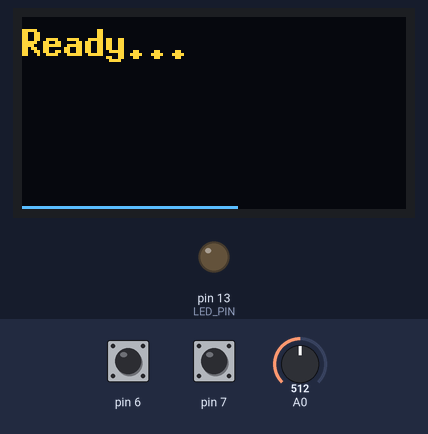
A sketch run on a simulated Arduino Leonardo, built with avr-gcc and run on an emulated ATmega32U4. Parts: 128×64 one-colour display, output pins drawn as LEDs (lit = HIGH). The test bench sets the inputs (shaded band); at power-on: pin 7 HIGH, pin 6 HIGH, A0 = 512. The OLED is the two-colour kind (top 16 rows yellow); random numbers use the default seed unless the sketch sets one; USB keyboard and mouse output is not drawn; what the sketch prints to the serial monitor is not drawn.

Above: at 1.4 s.
1.5 s: pin 7 pulled LOW for 0.15 s
At 2.1 s:
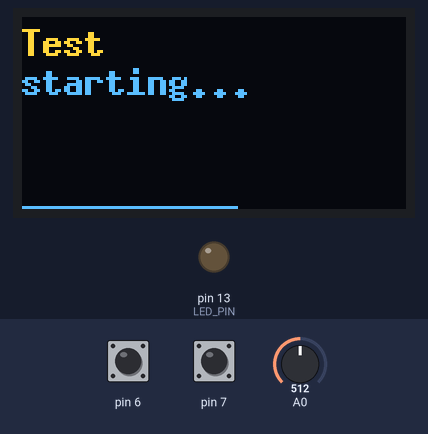
4.6 s: pin 6 pulled LOW for 0.15 s
At 6.1 s:
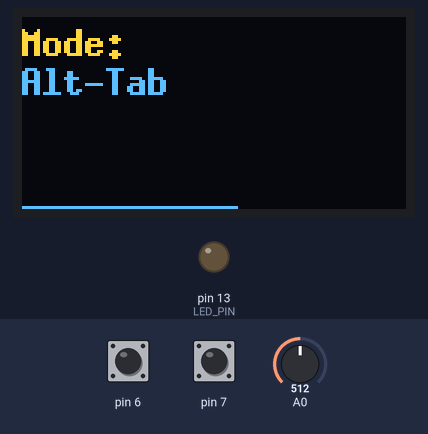
6.4 s: pin 6 pulled LOW for 0.15 s
At 7.6 s:
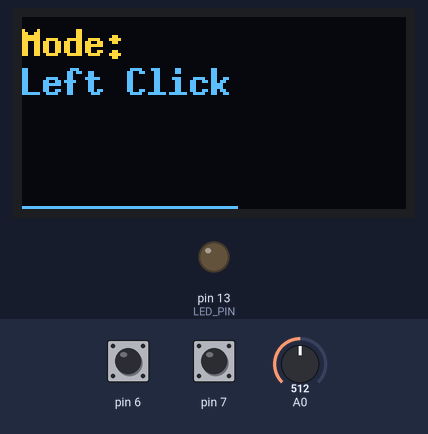
8.2 s: pin 6 pulled LOW for 0.15 s
At 9.7 s:
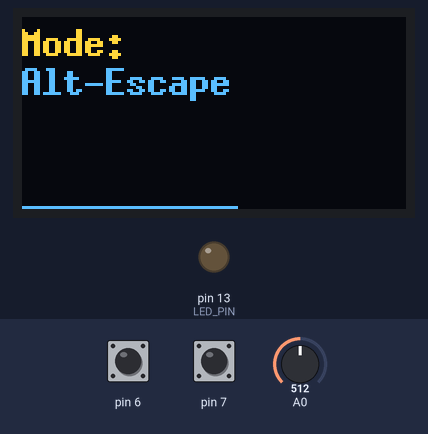
10.0 s: pin 6 pulled LOW for 0.15 s
At 10.7 s:
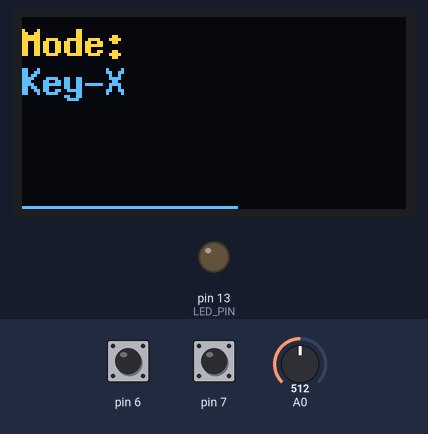
11.8 s: pin 7 pulled LOW for 3.2 s
At 18.9 s:
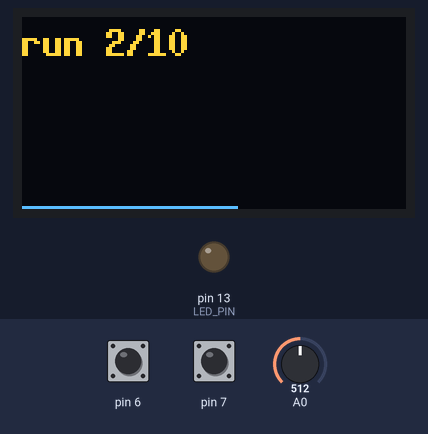
Timing chart, 0 to 40.5 s (numbered marks = the images above; inputs shaded):
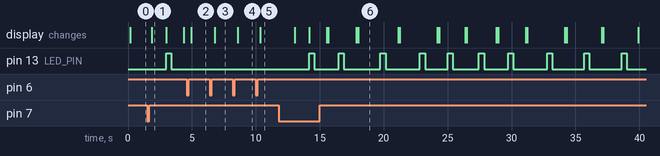

Measured:
- after the input at 1.5 s, pin 13 (LED_PIN): LOW → HIGH after 1.5 s, → LOW 0.40 s later; the display: changes after 0.37 s (image 1)
- after the input at 4.6 s, the display: changes after 0.35 s (image 2)
- after the input at 6.4 s, the display: changes after 0.39 s (image 3)
- after the input at 8.2 s, the display: changes after 0.38 s (image 4)
- after the input at 10.0 s, the display: changes after 0.33 s (image 5)
- after the input at 11.8 s, pin 13 (LED_PIN): LOW → HIGH after 2.4 s, → LOW 0.40 s later, → HIGH 1.9 s later, → LOW 0.40 s later, … (20 changes in this stretch); the display: first changes after 1.2 s (image 6 shows a later state)
- what the display in image 1 shows lasts 1.1 s, from 1.9 s to 3.0 s

The sketch:

lagmeter.ino
```cpp
// libs required:
// u8g2 (display)
// AceButton (pushbuttons)


#include <Arduino.h>
#include <Keyboard.h>
#include <Mouse.h>
#include <Wire.h>
#include <U8g2lib.h>
#include <AceButton.h>

using namespace ace_button;

#define SYNC_TIMEOUT_MILLIS 1000

#define SAMPLE_BUFFER_LENGTH 200  // not much memory on arduino!
#define MULTI_RUN_LENGTH 10
#define LED_PIN 13 // going to light this while the capture's active - helpful for debugging and calibration

// OLED display
U8G2_SSD1306_128X64_NONAME_1_HW_I2C u8g2(U8G2_R0, /* reset=*/ U8X8_PIN_NONE);

// Target interval for light capture measurements
const int sampleInterval = 2000; // micros - approx

// How long to busy sample the sensor (then applies mean)
const int sampleDuration = 1000;

typedef struct datapoint {
  uint16_t timestamp;
  uint8_t value;
} datapoint_t;

// Global state for the light-level capture buffer
long t0 = 0;
int writePosition = SAMPLE_BUFFER_LENGTH ;
datapoint_t captureBuffer[SAMPLE_BUFFER_LENGTH];

// OLED display status messages
char msgBufferA[17];
char msgBufferB[17];

AceButton startCaptureButton(7);
AceButton modeButton(6);
AceButton* buttons[] = {
  &startCaptureButton,
  &modeButton
};

int runsToDo = 0;
int currentRun = 0;

float multiRunLagSum = 0;
float multiRunLagSumSq = 0;
int multiRunLagCount = 0;


enum class Mode {
  KeyboardX,
  AltTab,
  LeftClick,
  AltEscape, // AltEscape is next window switching - faster than alt tab (use shift to go back!)
  Count
};

Mode currentMode = Mode::KeyboardX;

void nextMode() {
  currentMode = static_cast<Mode>((static_cast<int>(currentMode) + 1) % static_cast<int>(Mode::Count));
  writeScreenMessage("Mode:", getModeDescription(currentMode));
}

const char* getModeDescription(Mode m) {
  switch(m) {
    case Mode::KeyboardX:
      return "Key-X";
    case Mode::AltTab:
      return "Alt-Tab";
    case Mode::LeftClick:
      return "Left Click";
    case Mode::AltEscape:
      return "Alt-Escape";
  }
}

void handleButtonEvent(AceButton* pButton, uint8_t eventType, uint8_t /*buttonState*/) {
  if(pButton == &startCaptureButton) {
    switch (eventType) {
      case AceButton::kEventClicked:
        startTest(1);
        break;
      case AceButton::kEventLongPressed:
        startTest(MULTI_RUN_LENGTH);
        break;
    }
  } else if(pButton == &modeButton) {
    switch (eventType) {
       case AceButton::kEventClicked:
        nextMode();
        break;
    }
  }
}


void setup() {
  for(auto pButton : buttons) {
    pinMode(pButton->getPin(), INPUT_PULLUP);
    pButton->setEventHandler(handleButtonEvent);
    ButtonConfig* buttonConfig = pButton->getButtonConfig();
    buttonConfig->setEventHandler(handleButtonEvent);
    buttonConfig->setFeature(ButtonConfig::kFeatureClick);
    buttonConfig->setFeature(ButtonConfig::kFeatureLongPress);
    buttonConfig->setFeature(ButtonConfig::kFeatureSuppressAfterClick);
  }

  u8g2.begin();

  Serial.begin(115200);
  Keyboard.begin();
  Mouse.begin();

  clearCaptureBuffer();
  writeScreenMessage("Ready...", "");
  drawScreen();

  pinMode(LED_PIN, OUTPUT);
  digitalWrite(LED_PIN, LOW);
}

void writeScreenMessage(const char* line1, const char* line2) {
  snprintf(msgBufferA, sizeof(msgBufferA), line1);
  snprintf(msgBufferB, sizeof(msgBufferB), line2);
  drawScreen();
}

void clearCaptureBuffer() {
   memset(captureBuffer, 0, sizeof(captureBuffer));
}

void drawScreen() {
  u8g2.firstPage();
  do {
    // Write some messsages
    u8g2.setFont(u8g2_font_7x13B_tf);
    u8g2.drawStr(0,13, msgBufferA);
    u8g2.drawStr(0,26, msgBufferB);

    // Draw a tiny chart
    int nWidth = 72;
    int nHeight = 32;
    int range = 1;

    int minValue = 1024;
    int maxValue = -1;

    for(int n=0;n<SAMPLE_BUFFER_LENGTH;++n) {
      int val = captureBuffer[n].value;
      minValue = min(minValue, val);
      maxValue = max(maxValue, val);
    }

    range = max(maxValue - minValue, 32);
    for(int x=0;x<nWidth;++x) {
        int nSample = (SAMPLE_BUFFER_LENGTH * x) / nWidth;
        int value = captureBuffer[nSample].value;
        int y = (value - minValue) * 32 / range;
        u8g2.drawPixel(x, 63 - y);
    }
  } while(u8g2.nextPage() );
}


// Read a line from serial up to \n with a timeout
unsigned int serialReadLn(char* buffer, size_t buffLength, int timeoutMillis) {
  unsigned long tStart = millis();
  unsigned int pos = 0;
  memset(buffer, 0, buffLength);

  while(true) {
    if((millis() - tStart) > timeoutMillis) {
      memset(buffer, 0, buffLength);
      pos = 0;
      break;
    }

    if(Serial.available() > 0) {
      char c = Serial.read();
      if(pos < buffLength) {
        buffer[pos++] = c;
      }
      if(c == '\n') {
        break;
      }
    }
  }
  return pos;
}

void startCapture() {
  clearCaptureBuffer();
  writePosition = 0;
  t0 = micros();
  digitalWrite(LED_PIN, HIGH);
}

// Attempt to sync clock with host on serial bus. Requires relevant lagcap python process to be running
// on the other end...  will wait SYNC_TIMEOUT_MILLIS before giving up to prevent the lack of correct
// host process hanging the arduino
//
// 3 way handshake:
//  * the arduino snaps local micros()
//  * ardunio says SYNC to host
//  * host snaps system time and responds OK
//  * ardunio snaps local micros() again
//  * arduino reports both micros timestamps to host
//
// Host now knows that it's system timestamp lies between the two micros() timestamps.  It can then translate
// ardunio micros() timestamps -> system time with a sub milli accuracy (round-trip is ~0.5ms IIRC)
//
// Issues:
//  micros() wraps once an hour so could be unlucky... will deal with this at the host end by adding 2**32
//  RTT is variable - could get remote host to respond with AGAIN to retry until a decent RTT is achieved
boolean trySerialClockSync() {
  char strBuffer[64];
  unsigned long localMicrosA = 0;
  unsigned long localMicrosB = 0;

  localMicrosA = micros();
  Serial.print("SYNC\r\n");
  Serial.flush();

  if(serialReadLn(strBuffer, sizeof(strBuffer), SYNC_TIMEOUT_MILLIS) > 0){
    if(strcmp(strBuffer, "OK\r\n") == 0) {
      localMicrosB = micros();
      sprintf(strBuffer, "SYNCED %ld %ld\r\n", localMicrosA, localMicrosB);
      Serial.print(strBuffer);
      Serial.flush();
      return true;
    }
  }
  return false;
}

boolean isCaptureRunning() {
  return writePosition < SAMPLE_BUFFER_LENGTH;
}

// Take as many readings as possible in the time we're given
int readSmoothedAnalog(int durationMicros){
  unsigned long start = micros();
  unsigned long now = start;
  float sum = 0.0;
  int count = 0;

  // micros() wraps!
  while(now - start < durationMicros && now >= start) {
    sum += analogRead(A0);
    count++;
    now = micros();
  }
  if(count == 0) {
    // uhoh - either durationMicros was too short, we had a weird hang, or micros wrapped - abort!
    return -1;
  }
  return (int)(sum / count);
}

void startTest(int runs){
  writeScreenMessage("Test", "starting...");
  if(trySerialClockSync()) {
    delay(1000); // give the remote host a chance to kick off pcaps etc...
  }

  multiRunLagCount = 0;
  multiRunLagSum = 0;
  multiRunLagSumSq = 0;

  runsToDo = runs;
  currentRun = 0;
}

void loop() {
  if(isCaptureRunning()) {
    // If the capture is running we don't want to do anything else
    unsigned long t = micros();
    int reading = readSmoothedAnalog(sampleDuration);
    if(reading >= 0) {
      captureBuffer[writePosition].value = reading / 4;
      captureBuffer[writePosition].timestamp = (t - t0) / 1000;
      writePosition++;
    } else {
      // skip - something went a bit wrong!
    }

    if(writePosition == SAMPLE_BUFFER_LENGTH) {
      digitalWrite(LED_PIN, LOW);
      // We've done our last measurement - do some processing for local display and dump results to the
      // serial port
      dumpResultsToSerial();
      processResults();

      currentRun++;
      if(runsToDo > 1 && currentRun == runsToDo) {
        // We've finished a multirun
        processMultiResults();
      }

      // If we generated a keypress, let's delete it for convenience...  Sometimes it gets annoying though
      // if your backspaces hit a browser!
      doHIDUndo();
      // Update the screen (including drawing a chart)
      drawScreen();
    } else {
      // busy loop to delay until next sample is scheduled...
      unsigned long now = micros();
      while(now >= t && now < t + sampleInterval) {
        now = micros();
      }
    }
  } else if(runsToDo - currentRun > 0){
    char buff[128];
    sprintf(buff, "run %d/%d", currentRun, runsToDo);
    writeScreenMessage(buff, "");
    if(currentRun > 0) {
      delay(random(500, 2000));
    }
    startCapture();
    doHIDOutput();
  } else {
    for(auto pButton : buttons) {
      pButton->check();
    }
  }
}

void doHIDOutput() {
  switch(currentMode) {
    case Mode::KeyboardX:
      Keyboard.print("x");
      break;
    case Mode::AltTab:
      Keyboard.press(KEY_LEFT_ALT);
      Keyboard.press(KEY_TAB);
      delay(1);
      Keyboard.releaseAll();
      break;
    case Mode::LeftClick:
      Mouse.click();
      break;
    case Mode::AltEscape:
      Keyboard.press(KEY_LEFT_ALT);
      Keyboard.press(KEY_ESC);
      delay(1);
      Keyboard.releaseAll();
  }
}

void doHIDUndo() {
  delay(500);
  switch(currentMode) {
    case Mode::KeyboardX:
      Keyboard.write(KEY_BACKSPACE);
      break;
    case Mode::AltTab:
      Keyboard.press(KEY_LEFT_ALT);
      Keyboard.press(KEY_TAB);
      delay(1);
      Keyboard.releaseAll();
      break;
    case Mode::AltEscape:
      Keyboard.press(KEY_RIGHT_SHIFT);
      Keyboard.press(KEY_LEFT_ALT);
      Keyboard.press(KEY_ESC);
      delay(1);
      Keyboard.releaseAll();
  }
}

void dumpResultsToSerial() {
  // Dump CSV results to serial bus - easy to load into a pandas dataframe
  Serial.println("resultsStart");
  Serial.println("t0,t,value");
  for(int i=0;i<SAMPLE_BUFFER_LENGTH;++i) {
    Serial.print(t0 / 1000);
    Serial.print(",");
    Serial.print(captureBuffer[i].timestamp);
    Serial.print(",");
    Serial.println(captureBuffer[i].value);
  }
  Serial.println("resultsEnd");
  Serial.flush();
}

int signum(int x) {
  return (x > 0) - (x < 0);
}

void processResults() {
  // use first N samples to establish start, last N to establish end, work out when we crossed the half way mark
  const int samplesToAverage = 10;
  float startSum = 0, endSum = 0;

  for(int n=0;n<samplesToAverage;n++) {
    startSum += captureBuffer[n].value;
    endSum += captureBuffer[SAMPLE_BUFFER_LENGTH - n - 1].value;
  }

  float startMean = startSum / samplesToAverage;
  float endMean = endSum / samplesToAverage;
  int midPoint = (int)(0.5 * startMean + 0.5 * endMean + 0.5);
  int startPoint = (int)(0.9 * startMean + 0.1 * endMean + 0.5);
  int endPoint = (int)(0.1 * startMean + 0.9 * endMean + 0.5);

  int cmpsgn = startMean < endMean ? 1 : -1;
  int midN = -1, startN = -1, endN = -1;
  for(int n=0;n<SAMPLE_BUFFER_LENGTH;++n) {
    int x = captureBuffer[n].value;
    if(midN == -1 && signum(x - midPoint) == cmpsgn) {
      midN = n;
    }
    if(endN == -1 && signum(x - endPoint) == cmpsgn) {
      endN = n;
    }
  }

  // Noise can mean that if our start/end points are too close to the start/end means, then the startPoint can
  // be breached erroneously.  If we go through the samples backwards, hopefully we won't jump the gun!
  for(int n=SAMPLE_BUFFER_LENGTH-1;n>=0;--n) {
    int x = captureBuffer[n].value;
    if(startN == -1 && signum(startPoint - x) == cmpsgn) {
      startN = n;
    }
  }

  if(abs(startMean - endMean) < 10) {
    sprintf(msgBufferA, "ERR:range low");
    sprintf(msgBufferB, "(%d-%d)", (int)startMean, (int)endMean);
    Serial.println("DEBUG: range low");
  } else if(midN == -1 || startN == -1 || endN == -1) {
    sprintf(msgBufferA, "ERR:crossing");
    sprintf(msgBufferB, "not found");
    Serial.println("DEBUG: crossing not found");
  } else {
    int midTime = captureBuffer[midN].timestamp;
    int responseTime = captureBuffer[endN].timestamp - captureBuffer[startN].timestamp;

    sprintf(msgBufferA, "L:%d R:%d", midTime, responseTime);
    sprintf(msgBufferB, "Rng:%d-%d", (int)startMean, (int)endMean);

    multiRunLagCount++;
    multiRunLagSum += midTime;
    multiRunLagSumSq += midTime * midTime;

    Serial.println(msgBufferA);
    Serial.println(msgBufferB);
  }
}

void processMultiResults() {
  if(multiRunLagCount > 0) {
    float mean = multiRunLagSum / multiRunLagCount;
    float stddev = sqrt(multiRunLagSumSq / multiRunLagCount - mean * mean);

    sprintf(msgBufferA, "L(m):%d std: %d", (int)(mean + 0.5), (int)(stddev + 0.5));
    sprintf(msgBufferB, "count:%d", multiRunLagCount);
  } else {
    sprintf(msgBufferA, "no valid");
    sprintf(msgBufferB, "readings");
  }
}
```
